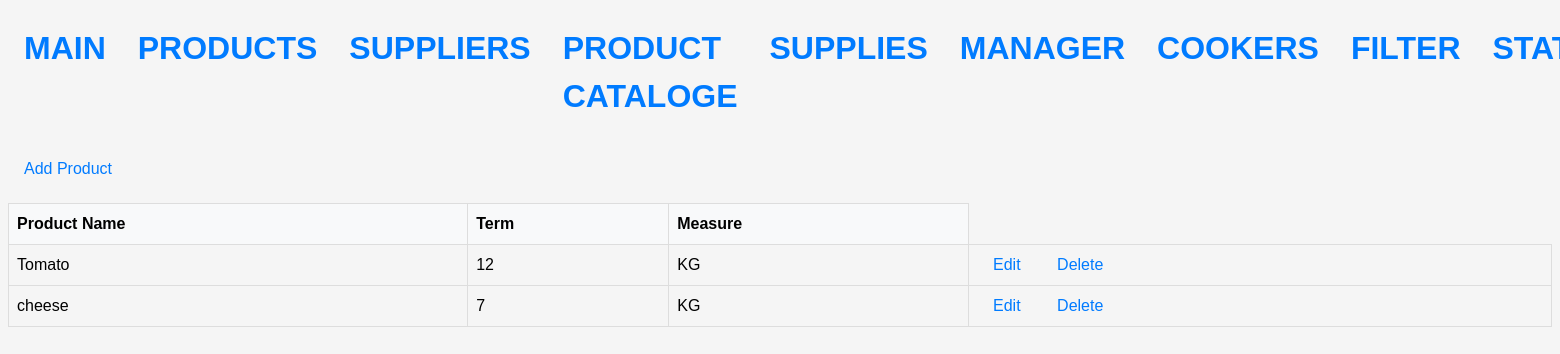
Before: /products/ with the older database file.
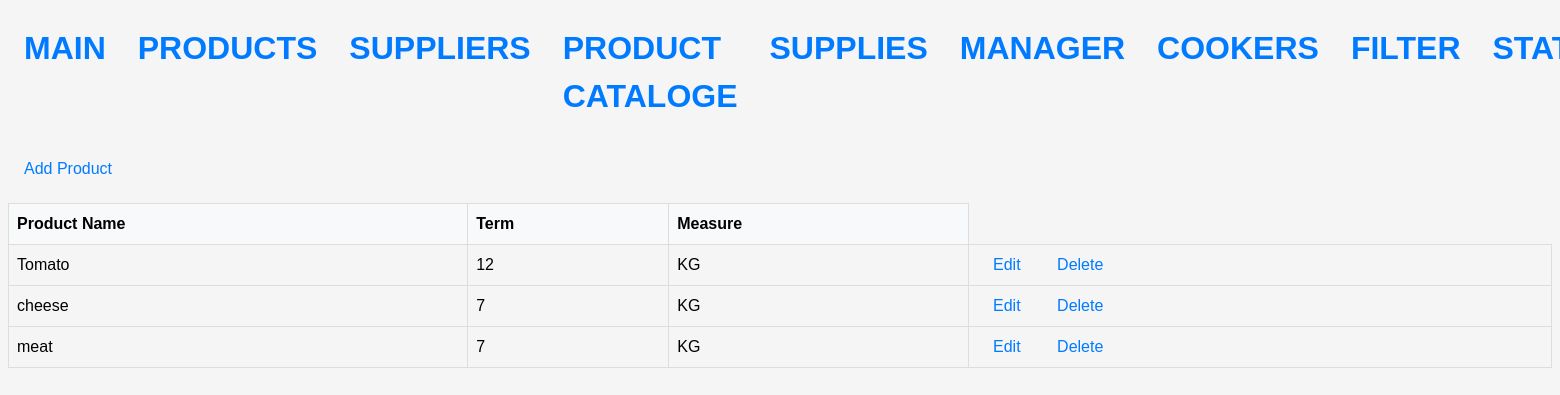
After: the same page with the newer database file.
### stock/models.py (models this page shows, shortened)
class Product(Model):
    name = models.CharField(max_length=64)
    term = models.IntegerField()
    measure = models.ForeignKey(Measure, on_delete=models.CASCADE)

class Measure(Model):
    name = models.CharField(max_length=64)

### stock/views.py (the view)
# urls.py: path('products/', ProductListView.as_view(), name='product'),
class ProductListView(ListView):
    model = Product
    template_name = 'product/product_list.html'
    context_object_name = 'products'

### templates/product/product_list.html (shortened to what this page needs)
{% extends 'base.html' %}
{% block content %}
<table>
  <a href="{% url 'product_create' %}" class="btn btn-success">Add Product</a>
  <table>
    <thead>
      <tr>
        <th>Product Name</th>
        <th>Term</th>
        <th>Measure</th>
      </tr>
    </thead>
    <tbody>
      {% for product in object_list %}
      <tr>
        <td>{{ product.name }}</td>
        <td>{{ product.term }}</td>
        <td>{{ product.measure.name }}</td>
        <td>
          <a href="{% url 'product_update' product.id %}">Edit</a>
          <a href="{% url 'product_delete' product.id %}">Delete</a>
        </td>
      </tr>
      {% endfor %}
    </tbody>
  </table>
{%endblock%}

Changed rows visible on the page:
added Product: name "meat", term "7", measure.name "KG"
